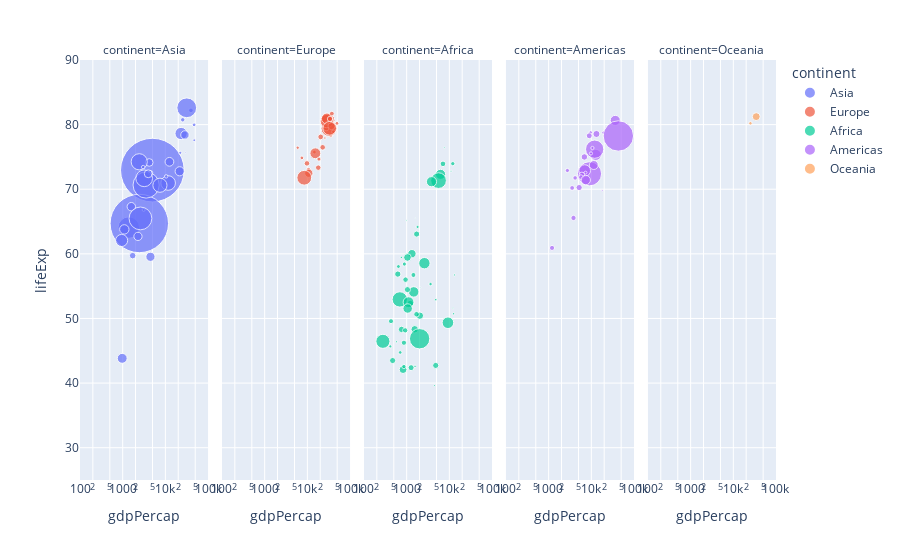

Notebook code cell kept with this figure:
### Markdown cell above
Creamos un diagrama de dispersión animado (animated scatter plot) utilizando Plotly Express.

El eje x del gráfico representa el PIB per cápita, mientras que el eje y representa la esperanza de vida. Los puntos del diagrama de dispersión se agrupan por continente y se les asigna un color único para cada continente. Además, al pasar el cursor sobre un punto, se mostrará el nombre del país.

Lo más interesante de este gráfico es que hemos utilizado el parámetro animation_frame="year" para animar la visualización a lo largo del tiempo. Cada frame de la animación representa un año diferente en el conjunto de datos "gapminder". Esto nos permite visualizar cómo cambian el PIB per cápita y la esperanza de vida para diferentes países y continentes a lo largo de los años.

### Code cell
fig = px.scatter(df, x="gdpPercap", y="lifeExp", animation_frame="year", animation_group="country",
           size="pop", color="continent", hover_name="country", facet_col="continent",
           log_x=True, size_max=45, range_x=[100,100000], range_y=[25,90])
fig.show()

### Figure 1 — Plotly figure (JSON) as saved in the notebook; plotly's stock layout.template omitted (floating-point values rounded to 4 significant figures)
{"data": [{"hovertemplate": "<b>%{hovertext}</b><br><br>continent=Asia<br>year=2007<br>gdpPercap=%{x}<br>lifeExp=%{y}<br>pop=%{marker.size}<extra></extra>", "hovertext": ["Afghanistan", "Bahrain", "Bangladesh", "Cambodia", "China", "Hong Kong, China", "India", "Indonesia", "Iran", "Iraq", "Israel", "Japan", "Jordan", "Korea, Dem. Rep.", "Korea, Rep.", "Kuwait", "Lebanon", "Malaysia", "Mongolia", "Myanmar", "Nepal", "Oman", "Pakistan", "Philippines", "Saudi Arabia", "Singapore", "Sri Lanka", "Syria", "Taiwan", "Thailand", "Vietnam", "West Bank and Gaza", "Yemen, Rep."], "ids": ["Afghanistan", "Bahrain", "Bangladesh", "Cambodia", "China", "Hong Kong, China", "India", "Indonesia", "Iran", "Iraq", "Israel", "Japan", "Jordan", "Korea, Dem. Rep.", "Korea, Rep.", "Kuwait", "Lebanon", "Malaysia", "Mongolia", "Myanmar", "Nepal", "Oman", "Pakistan", "Philippines", "Saudi Arabia", "Singapore", "Sri Lanka", "Syria", "Taiwan", "Thailand", "Vietnam", "West Bank and Gaza", "Yemen, Rep."], "legendgroup": "Asia", "marker": {"color": "#636efa", "size": [31889923, 708573, 150448339, 14131858, 1318683096, 6980412, 1110396331, 223547000, 69453570, 27499638, 6426679, 127467972, 6053193, 23301725, 49044790, 2505559, 3921278, 24821286, 2874127, 47761980, 28901790, 3204897, 169270617, 91077287, 27601038, 4553009, 20378239, 19314747, 23174294, 65068149, 85262356, 4018332, 22211743], "sizemode": "area", "sizeref": 651200.0, "symbol": "circle"}, "mode": "markers", "name": "Asia", "orientation": "v", "showlegend": true, "type": "scatter", "x": [974.6, 29800.0, 1391.0, 1714.0, 4959.0, 39720.0, 2452.0, 3541.0, 11610.0, 4471.0, 25520.0, 31660.0, 4519.0, 1593.0, 23350.0, 47310.0, 10460.0, 12450.0, 3096.0, 944, 1091.0, 22320.0, 2606.0, 3190.0, 21650.0, 47140.0, 3970.0, 4185.0, 28720.0, 7458.0, 2442.0, 3025.0, 2281.0], "xaxis": "x", "y": [43.83, 75.64, 64.06, 59.72, 72.96, 82.21, 64.7, 70.65, 70.96, 59.55, 80.75, 82.6, 72.53, 67.3, 78.62, 77.59, 71.99, 74.24, 66.8, 62.07, 63.78, 75.64, 65.48, 71.69, 72.78, 79.97, 72.4, 74.14, 78.4, 70.62, 74.25, 73.42, 62.7], "yaxis": "y"}, {"hovertemplate": "<b>%{hovertext}</b><br><br>continent=Europe<br>year=2007<br>gdpPercap=%{x}<br>lifeExp=%{y}<br>pop=%{marker.size}<extra></extra>", "hovertext": ["Albania", "Austria", "Belgium", "Bosnia and Herzegovina", "Bulgaria", "Croatia", "Czech Republic", "Denmark", "Finland", "France", "Germany", "Greece", "Hungary", "Iceland", "Ireland", "Italy", "Montenegro", "Netherlands", "Norway", "Poland", "Portugal", "Romania", "Serbia", "Slovak Republic", "Slovenia", "Spain", "Sweden", "Switzerland", "Turkey", "United Kingdom"], "ids": ["Albania", "Austria", "Belgium", "Bosnia and Herzegovina", "Bulgaria", "Croatia", "Czech Republic", "Denmark", "Finland", "France", "Germany", "Greece", "Hungary", "Iceland", "Ireland", "Italy", "Montenegro", "Netherlands", "Norway", "Poland", "Portugal", "Romania", "Serbia", "Slovak Republic", "Slovenia", "Spain", "Sweden", "Switzerland", "Turkey", "United Kingdom"], "legendgroup": "Europe", "marker": {"color": "#EF553B", "size": [3600523, 8199783, 10392226, 4552198, 7322858, 4493312, 10228744, 5468120, 5238460, 61083916, 82400996, 10706290, 9956108, 301931, 4109086, 58147733, 684736, 16570613, 4627926, 38518241, 10642836, 22276056, 10150265, 5447502, 2009245, 40448191, 9031088, 7554661, 71158647, 60776238], "sizemode": "area", "sizeref": 651200.0, "symbol": "circle"}, "mode": "markers", "name": "Europe", "orientation": "v", "showlegend": true, "type": "scatter", "x": [5937.0, 36130.0, 33690.0, 7446.0, 10680.0, 14620.0, 22830.0, 35280.0, 33210.0, 30470.0, 32170.0, 27540.0, 18010.0, 36180.0, 40680.0, 28570.0, 9254.0, 36800.0, 49360.0, 15390.0, 20510.0, 10810.0, 9787.0, 18680.0, 25770.0, 28820.0, 33860.0, 37510.0, 8458.0, 33200.0], "xaxis": "x2", "y": [76.42, 79.83, 79.44, 74.85, 73.0, 75.75, 76.49, 78.33, 79.31, 80.66, 79.41, 79.48, 73.34, 81.76, 78.89, 80.55, 74.54, 79.76, 80.2, 75.56, 78.1, 72.48, 74.0, 74.66, 77.93, 80.94, 80.88, 81.7, 71.78, 79.42], "yaxis": "y2"}, {"hovertemplate": "<b>%{hovertext}</b><br><br>continent=Africa<br>year=2007<br>gdpPercap=%{x}<br>lifeExp=%{y}<br>pop=%{marker.size}<extra></extra>", "hovertext": ["Algeria", "Angola", "Benin", "Botswana", "Burkina Faso", "Burundi", "Cameroon", "Central African Republic", "Chad", "Comoros", "Congo, Dem. Rep.", "Congo, Rep.", "Cote d'Ivoire", "Djibouti", "Egypt", "Equatorial Guinea", "Eritrea", "Ethiopia", "Gabon", "Gambia", "Ghana", "Guinea", "Guinea-Bissau", "Kenya", "Lesotho", "Liberia", "Libya", "Madagascar", "Malawi", "Mali", "Mauritania", "Mauritius", "Morocco", "Mozambique", "Namibia", "Niger", "Nigeria", "Reunion", "Rwanda", "Sao Tome and Principe", "Senegal", "Sierra Leone", "Somalia", "South Africa", "Sudan", "Swaziland", "Tanzania", "Togo", "Tunisia", "Uganda", "Zambia", "Zimbabwe"], "ids": ["Algeria", "Angola", "Benin", "Botswana", "Burkina Faso", "Burundi", "Cameroon", "Central African Republic", "Chad", "Comoros", "Congo, Dem. Rep.", "Congo, Rep.", "Cote d'Ivoire", "Djibouti", "Egypt", "Equatorial Guinea", "Eritrea", "Ethiopia", "Gabon", "Gambia", "Ghana", "Guinea", "Guinea-Bissau", "Kenya", "Lesotho", "Liberia", "Libya", "Madagascar", "Malawi", "Mali", "Mauritania", "Mauritius", "Morocco", "Mozambique", "Namibia", "Niger", "Nigeria", "Reunion", "Rwanda", "Sao Tome and Principe", "Senegal", "Sierra Leone", "Somalia", "South Africa", "Sudan", "Swaziland", "Tanzania", "Togo", "Tunisia", "Uganda", "Zambia", "Zimbabwe"], "legendgroup": "Africa", "marker": {"color": "#00cc96", "size": [33333216, 12420476, 8078314, 1639131, 14326203, 8390505, 17696293, 4369038, 10238807, 710960, 64606759, 3800610, 18013409, 496374, 80264543, 551201, 4906585, 76511887, 1454867, 1688359, 22873338, 9947814, 1472041, 35610177, 2012649, 3193942, 6036914, 19167654, 13327079, 12031795, 3270065, 1250882, 33757175, 19951656, 2055080, 12894865, 135031164, 798094, 8860588, 199579, 12267493, 6144562, 9118773, 43997828, 42292929, 1133066, 38139640, 5701579, 10276158, 29170398, 11746035, 12311143], "sizemode": "area", "sizeref": 651200.0, "symbol": "circle"}, "mode": "markers", "name": "Africa", "orientation": "v", "showlegend": true, "type": "scatter", "x": [6223.0, 4797.0, 1441.0, 12570.0, 1217.0, 430.1, 2042.0, 706.0, 1704.0, 986.1, 277.6, 3633.0, 1545.0, 2082.0, 5581.0, 12150.0, 641.4, 690.8, 13210.0, 752.7, 1328.0, 942.7, 579.2, 1463.0, 1569.0, 414.5, 12060.0, 1045.0, 759.3, 1043.0, 1803.0, 10960.0, 3820.0, 823.7, 4811.0, 619.7, 2014.0, 7670.0, 863.1, 1598.0, 1712.0, 862.5, 926.1, 9270.0, 2602.0, 4513.0, 1107.0, 883.0, 7093.0, 1056.0, 1271.0, 469.7], "xaxis": "x3", "y": [72.3, 42.73, 56.73, 50.73, 52.3, 49.58, 50.43, 44.74, 50.65, 65.15, 46.46, 55.32, 48.33, 54.79, 71.34, 51.58, 58.04, 52.95, 56.73, 59.45, 60.02, 56.01, 46.39, 54.11, 42.59, 45.68, 73.95, 59.44, 48.3, 54.47, 64.16, 72.8, 71.16, 42.08, 52.91, 56.87, 46.86, 76.44, 46.24, 65.53, 63.06, 42.57, 48.16, 49.34, 58.56, 39.61, 52.52, 58.42, 73.92, 51.54, 42.38, 43.49], "yaxis": "y3"}, {"hovertemplate": "<b>%{hovertext}</b><br><br>continent=Americas<br>year=2007<br>gdpPercap=%{x}<br>lifeExp=%{y}<br>pop=%{marker.size}<extra></extra>", "hovertext": ["Argentina", "Bolivia", "Brazil", "Canada", "Chile", "Colombia", "Costa Rica", "Cuba", "Dominican Republic", "Ecuador", "El Salvador", "Guatemala", "Haiti", "Honduras", "Jamaica", "Mexico", "Nicaragua", "Panama", "Paraguay", "Peru", "Puerto Rico", "Trinidad and Tobago", "United States", "Uruguay", "Venezuela"], "ids": ["Argentina", "Bolivia", "Brazil", "Canada", "Chile", "Colombia", "Costa Rica", "Cuba", "Dominican Republic", "Ecuador", "El Salvador", "Guatemala", "Haiti", "Honduras", "Jamaica", "Mexico", "Nicaragua", "Panama", "Paraguay", "Peru", "Puerto Rico", "Trinidad and Tobago", "United States", "Uruguay", "Venezuela"], "legendgroup": "Americas", "marker": {"color": "#ab63fa", "size": [40301927, 9119152, 190010647, 33390141, 16284741, 44227550, 4133884, 11416987, 9319622, 13755680, 6939688, 12572928, 8502814, 7483763, 2780132, 108700891, 5675356, 3242173, 6667147, 28674757, 3942491, 1056608, 301139947, 3447496, 26084662], "sizemode": "area", "sizeref": 651200.0, "symbol": "circle"}, "mode": "markers", "name": "Americas", "orientation": "v", "showlegend": true, "type": "scatter", "x": [12780.0, 3822.0, 9066.0, 36320.0, 13170.0, 7007.0, 9645.0, 8948.0, 6025.0, 6873.0, 5728.0, 5186.0, 1202.0, 3548.0, 7321.0, 11980.0, 2749.0, 9809.0, 4173.0, 7409.0, 19330.0, 18010.0, 42950.0, 10610.0, 11420.0], "xaxis": "x4", "y": [75.32, 65.55, 72.39, 80.65, 78.55, 72.89, 78.78, 78.27, 72.23, 74.99, 71.88, 70.26, 60.92, 70.2, 72.57, 76.19, 72.9, 75.54, 71.75, 71.42, 78.75, 69.82, 78.24, 76.38, 73.75], "yaxis": "y4"}, {"hovertemplate": "<b>%{hovertext}</b><br><br>continent=Oceania<br>year=2007<br>gdpPercap=%{x}<br>lifeExp=%{y}<br>pop=%{marker.size}<extra></extra>", "hovertext": ["Australia", "New Zealand"], "ids": ["Australia", "New Zealand"], "legendgroup": "Oceania", "marker": {"color": "#FFA15A", "size": [20434176, 4115771], "sizemode": "area", "sizeref": 651200.0, "symbol": "circle"}, "mode": "markers", "name": "Oceania", "orientation": "v", "showlegend": true, "type": "scatter", "x": [34440.0, 25190.0], "xaxis": "x5", "y": [81.23, 80.2], "yaxis": "y5"}], "layout": {"annotations": [{"font": {}, "showarrow": false, "text": "continent=Asia", "x": 0.092, "xanchor": "center", "xref": "paper", "y": 1, "yanchor": "bottom", "yref": "paper"}, {"font": {}, "showarrow": false, "text": "continent=Europe", "x": 0.296, "xanchor": "center", "xref": "paper", "y": 1, "yanchor": "bottom", "yref": "paper"}, {"font": {}, "showarrow": false, "text": "continent=Africa", "x": 0.5, "xanchor": "center", "xref": "paper", "y": 1, "yanchor": "bottom", "yref": "paper"}, {"font": {}, "showarrow": false, "text": "continent=Americas", "x": 0.704, "xanchor": "center", "xref": "paper", "y": 1, "yanchor": "bottom", "yref": "paper"}, {"font": {}, "showarrow": false, "text": "continent=Oceania", "x": 0.908, "xanchor": "center", "xref": "paper", "y": 1, "yanchor": "bottom", "yref": "paper"}], "legend": {"itemsizing": "constant", "title": {"text": "continent"}, "tracegroupgap": 0}, "margin": {"t": 60}, "xaxis": {"anchor": "y", "domain": [0, 0.184], "range": [2, 5], "title": {"text": "gdpPercap"}, "type": "log"}, "xaxis2": {"anchor": "y2", "domain": [0.204, 0.388], "matches": "x", "range": [2, 5], "title": {"text": "gdpPercap"}, "type": "log"}, "xaxis3": {"anchor": "y3", "domain": [0.408, 0.592], "matches": "x", "range": [2, 5], "title": {"text": "gdpPercap"}, "type": "log"}, "xaxis4": {"anchor": "y4", "domain": [0.612, 0.796], "matches": "x", "range": [2, 5], "title": {"text": "gdpPercap"}, "type": "log"}, "xaxis5": {"anchor": "y5", "domain": [0.816, 1], "matches": "x", "range": [2, 5], "title": {"text": "gdpPercap"}, "type": "log"}, "yaxis": {"anchor": "x", "domain": [0, 1], "range": [25, 90], "title": {"text": "lifeExp"}}, "yaxis2": {"anchor": "x2", "domain": [0, 1], "matches": "y", "showticklabels": false}, "yaxis3": {"anchor": "x3", "domain": [0, 1], "matches": "y", "showticklabels": false}, "yaxis4": {"anchor": "x4", "domain": [0, 1], "matches": "y", "showticklabels": false}, "yaxis5": {"anchor": "x5", "domain": [0, 1], "matches": "y", "showticklabels": false}}}
